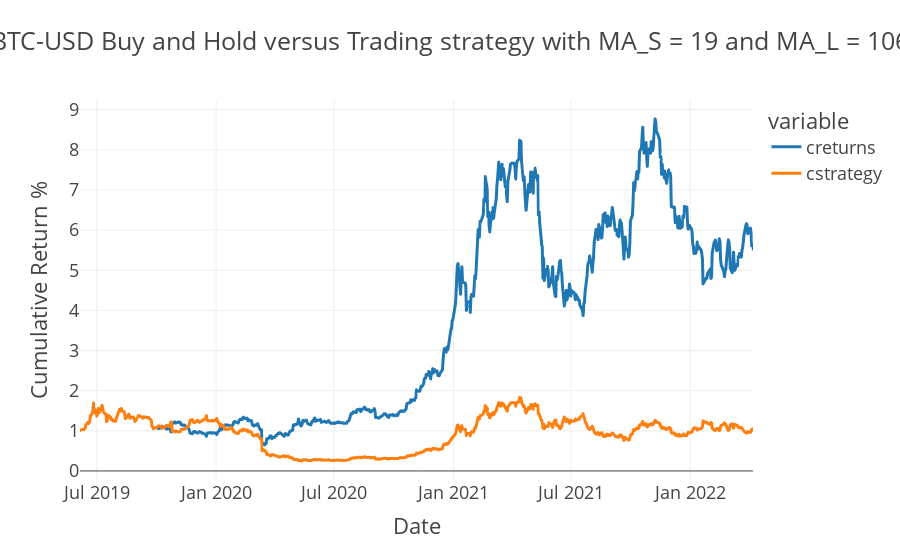

Notebook code for this chart:
### Code cell
tester.plot_results()

### Figure 1 — Plotly figure (JSON) as saved in the notebook; plotly's stock layout.template omitted (floating-point values rounded to 4 significant figures; data arrays with more than 128 entries replaced by an {"elided": "..."} marker saying what was removed)
{"data": [{"hovertemplate": "variable=creturns<br>Date=%{x}<br>Cumulative Return %=%{y}<extra></extra>", "legendgroup": "creturns", "line": {"color": "#1F77B4", "dash": "solid"}, "marker": {"symbol": "circle"}, "mode": "lines", "name": "creturns", "showlegend": true, "type": "scattergl", "x": {"elided": "719 str values"}, "xaxis": "x", "y": {"elided": "719 float values"}, "yaxis": "y"}, {"hovertemplate": "variable=cstrategy<br>Date=%{x}<br>Cumulative Return %=%{y}<extra></extra>", "legendgroup": "cstrategy", "line": {"color": "#FF7F0E", "dash": "solid"}, "marker": {"symbol": "circle"}, "mode": "lines", "name": "cstrategy", "showlegend": true, "type": "scattergl", "x": {"elided": "719 str values"}, "xaxis": "x", "y": {"elided": "719 float values"}, "yaxis": "y"}], "layout": {"legend": {"title": {"text": "variable"}, "tracegroupgap": 0}, "title": {"text": "BTC-USD Buy and Hold versus Trading strategy with MA_S = 19 and MA_L = 106"}, "xaxis": {"anchor": "y", "domain": [0, 1], "title": {"text": "Date"}}, "yaxis": {"anchor": "x", "domain": [0, 1], "title": {"text": "Cumulative Return %"}}}}
